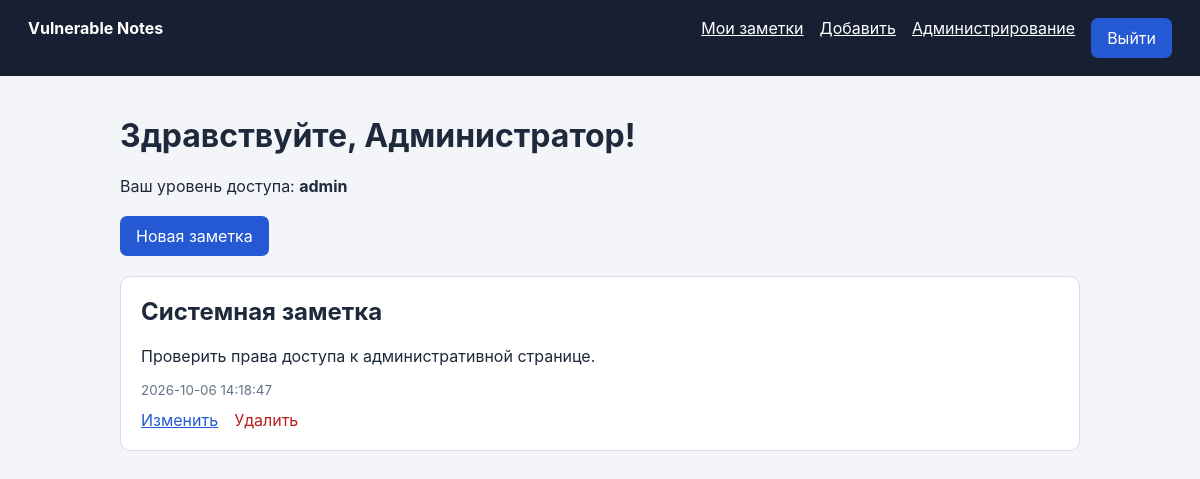
/dashboard.php (signed in), run on the app's committed database.
### tables this page shows
CREATE TABLE notes (
    id INT UNSIGNED AUTO_INCREMENT PRIMARY KEY,
    user_id INT UNSIGNED NOT NULL,
    title VARCHAR(255) NOT NULL,
    content TEXT NOT NULL,
    created_at TIMESTAMP NOT NULL DEFAULT CURRENT_TIMESTAMP,
    updated_at TIMESTAMP NULL DEFAULT NULL ON UPDATE CURRENT_TIMESTAMP,
    CONSTRAINT fk_notes_user
        FOREIGN KEY (user_id) REFERENCES users(id)
        ON DELETE CASCADE
);

### config.php (called while the page is built, shortened)
<?php
function e(mixed $value): string
{
    return htmlspecialchars((string) $value, ENT_QUOTES | ENT_SUBSTITUTE, 'UTF-8');
}

### dashboard.php (the view, shortened to what this page needs)
<?php
require_once 'config.php';
$userId = require_login();
try {
    $statement = $pdo->prepare('SELECT id, title, content, created_at FROM notes WHERE user_id = :user_id ORDER BY created_at DESC');
    $statement->execute([':user_id' => $userId]);
    $notes = $statement->fetchAll();
} catch (PDOException $exception) {
    secure_log('notes_list_failed', ['user_id' => $userId, 'code' => $exception->getCode()]);
    fail_request(500, 'Не удалось загрузить заметки. Попробуйте позже.');
}
?>
<!doctype html>
<html lang="ru">
<head><meta charset="utf-8"><meta name="viewport" content="width=device-width, initial-scale=1"><title>Мои заметки | Vulnerable Notes</title><link rel="stylesheet" href="assets/style.css"></head>
<body>
<header class="topbar">
    <strong>Vulnerable Notes</strong>
    <nav>
        <a href="dashboard.php">Мои заметки</a><a href="add_note.php">Добавить</a>
        <?php if (($_SESSION['role'] ?? '') === 'admin'): ?><a href="admin.php">Администрирование</a><?php endif; ?>
        <form class="inline-form" method="post" action="logout.php"><?= csrf_field() ?><button type="submit">Выйти</button></form>
    </nav>
</header>
<main class="container">
    <h1>Здравствуйте, <?= e($_SESSION['name'] ?? '') ?>!</h1>
    <p>Ваш уровень доступа: <strong><?= e($_SESSION['role'] ?? '') ?></strong></p>
    <div class="actions"><a class="button" href="add_note.php">Новая заметка</a></div>
    <section class="notes">
        <?php foreach ($notes as $note): ?>
            <article class="note">
                <h2><?= e($note['title']) ?></h2>
                <div><?= nl2br(e($note['content'])) ?></div>
                <small><?= e($note['created_at']) ?></small>
                <div class="note-actions">
                    <a href="edit_note.php?id=<?= (int) $note['id'] ?>">Изменить</a>
                    <form class="inline-form" method="post" action="delete_note.php">
                        <button class="danger" type="submit">Удалить</button>
                    </form>
                </div>
            </article>
        <?php endforeach; ?>
    </section>
</main>
</body>
</html>

### assets/style.css (style rules this page uses)
:root { color-scheme: light; font-family: Inter, Arial, sans-serif; background: #f3f5f8; color: #1e293b; }
* { box-sizing: border-box; }
body { margin: 0; }
a { color: #2459d3; }
.container, .card { width: min(100% - 32px, 960px); margin: 40px auto; }
.topbar { display: flex; justify-content: space-between; gap: 20px; padding: 18px 28px; background: #172033; color: white; }
.topbar nav { display: flex; flex-wrap: wrap; gap: 16px; }
.topbar a { color: white; }
form { display: grid; gap: 10px; }
.inline-form { display: inline; margin: 0; }
input, textarea, button, .button { font: inherit; }
button, .button { display: inline-block; width: fit-content; padding: 10px 16px; border: 0; border-radius: 7px; background: #2459d3; color: white; text-decoration: none; cursor: pointer; }
.notes { display: grid; gap: 16px; }
.note { padding: 20px; background: white; border: 1px solid #d8dee8; border-radius: 10px; }
.note h2 { margin-top: 0; }
.note small { display: block; margin-top: 16px; color: #64748b; }
.note-actions { display: flex; gap: 16px; margin-top: 12px; }
.note-actions .danger { padding: 0; background: transparent; color: #bd1e1e; }
.actions { margin: 20px 0; }

### data on the page
notes: title "Системная заметка", content "Проверить права доступа к административной странице.", created_at "2026-10-06 14:18:47"

### other printed values
$_SESSION['name'] "Администратор"
$_SESSION['role'] "admin"
